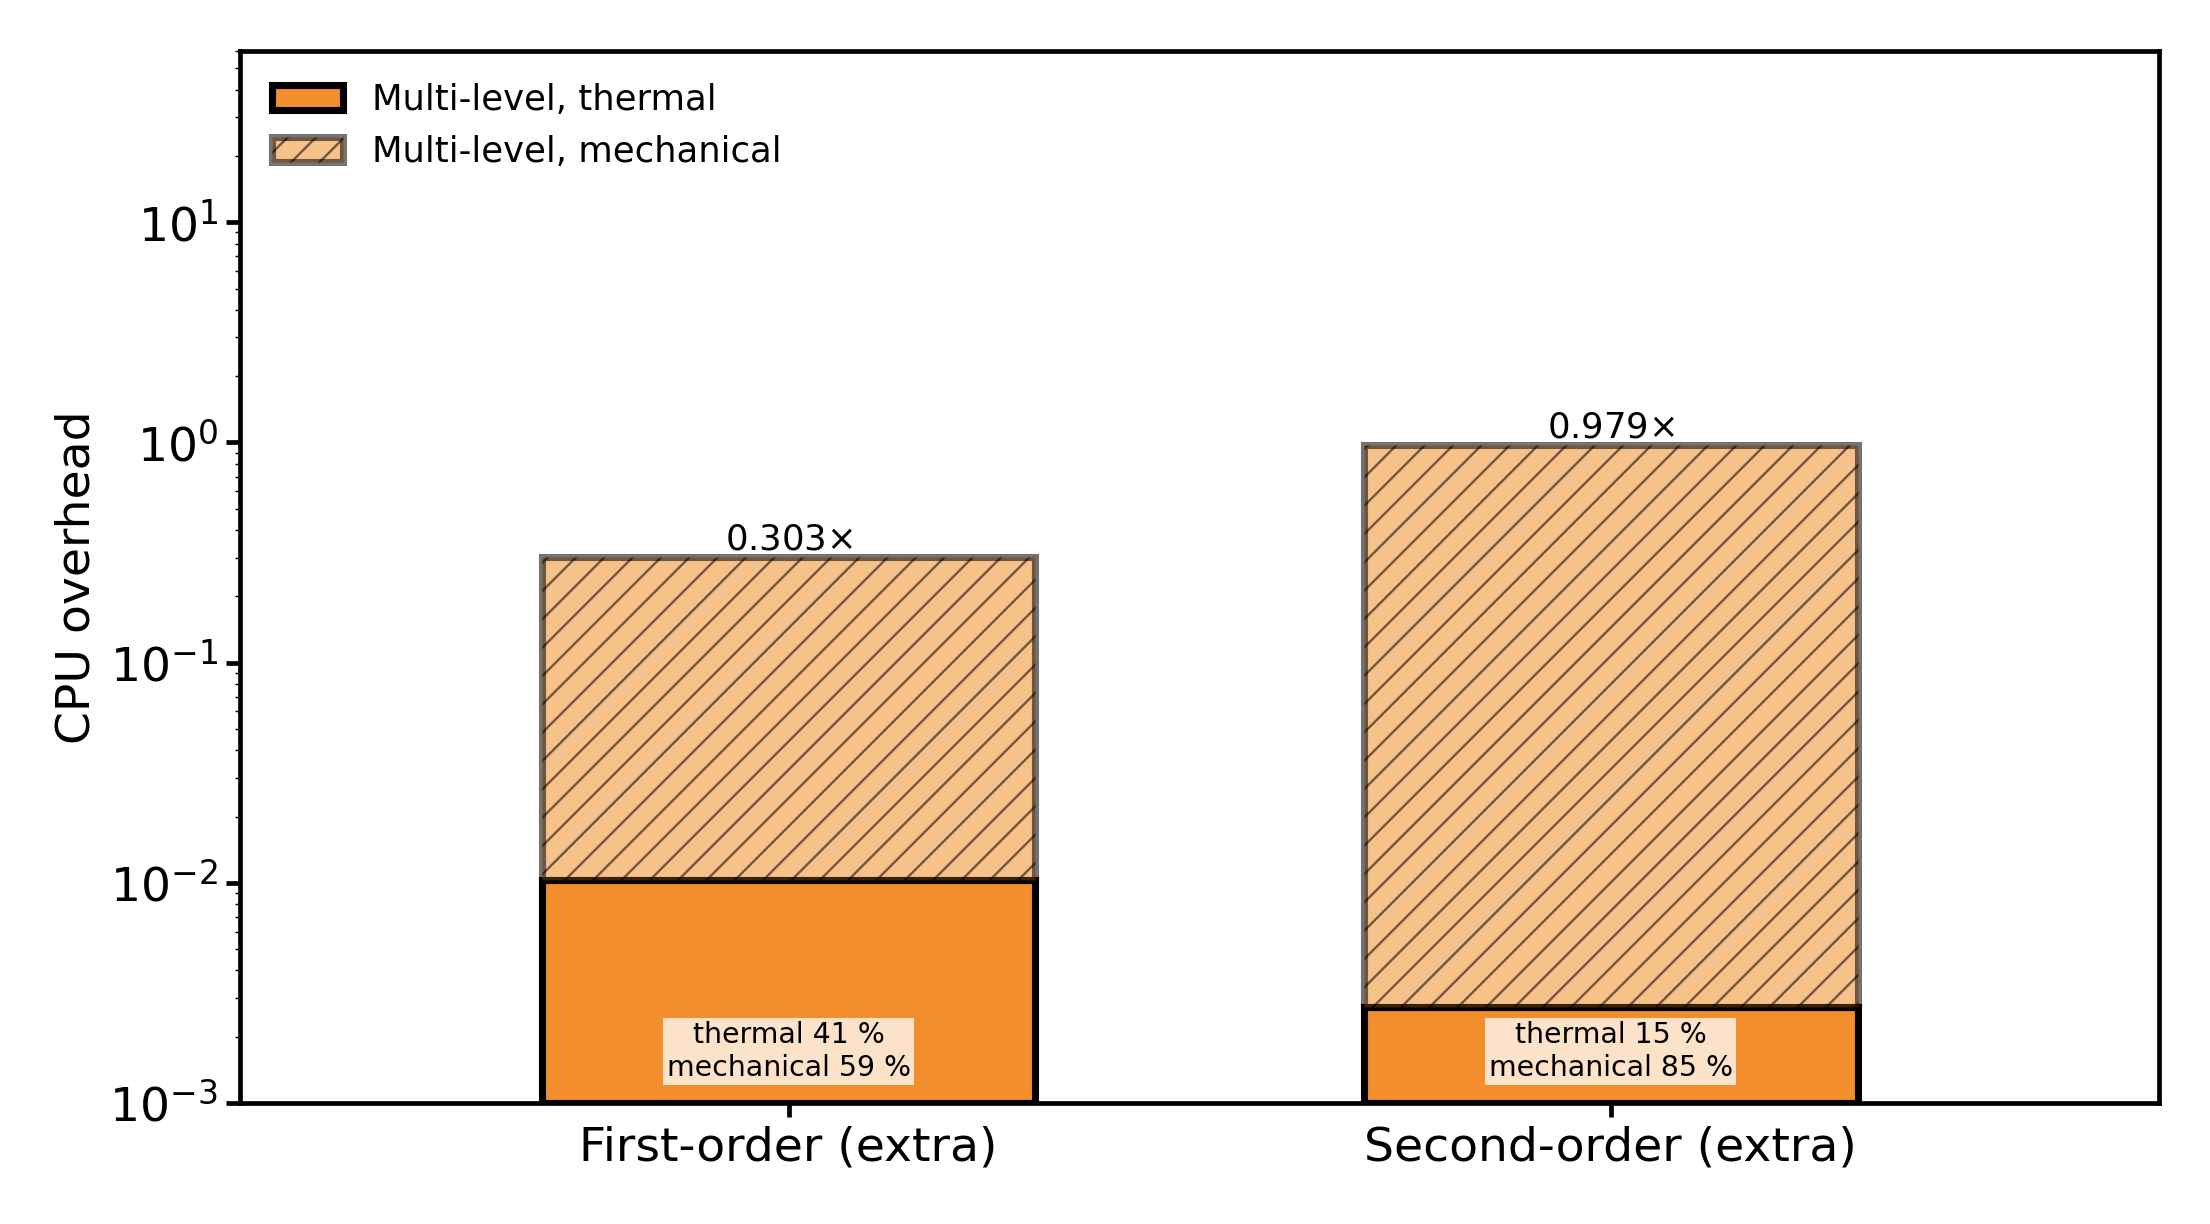

Reproduce this figure in Python.
"""CPU-overhead figure (extra cost of each derivative order / SINGLE-LEVEL nominal run, common reference for both), single-level vs multi-level.  Single-level split recovered from the reference figures
(overhead 0.998x / 1.78x with thermal 82 % / 53 %, totals 12.3 h / 23.3 h, thermal 80 % / 67 %).  Multi-level: thermal parts divided by the measured thermal speed-up (6145 s / 927 s), mechanical unchanged.  usage: fig_overhead_ref.py OUT"""
import sys, numpy as np, matplotlib; matplotlib.use("Agg"); import matplotlib.pyplot as plt
out = sys.argv[1]; ST = 6145.0 / 927.0
tot1, tot2 = 12.3, 23.3; th1_tot, th2_tot = 0.80 * tot1, 0.67 * tot2
o1, o2, f1, f2 = 0.998, 1.78, 0.82, 0.53          # overheads and thermal share of each extra
N = ((tot2 - tot1) / o2 + tot1 / (1 + o1)) / 2    # nominal run [h], two consistent estimates averaged
e1 = (f1 * o1 * N, (1 - f1) * o1 * N); e2 = (f2 * o2 * N, (1 - f2) * o2 * N)   # extra [h] (thermal, mechanical)
th0 = th1_tot - e1[0]; me0 = tot1 * 0.20 - e1[1]                                 # nominal split [h]
M0 = th0 / ST + me0; E1 = (e1[0] / ST, e1[1]); E2 = (e2[0] / ST, e2[1])
S = [(e1[0] / N, e1[1] / N), (e2[0] / N, e2[1] / N)]; M = [(E1[0] / N, E1[1] / N), (E2[0] / N, E2[1] / N)]   # same reference for both: the single-level nominal run
plt.rcParams.update({"font.size": 20, "axes.linewidth": 2}); ORANGE, BLUE = "#f28e2b", "#2b7bba"; ymin = 1e-3
def stacked(ax, x, th, me, col, lt, lm):
    tot = th + me; b = np.exp(np.log(ymin) + (np.log(tot) - np.log(ymin)) * th / tot)
    ax.bar(x, b - ymin, bottom=ymin, width=0.36, color=col, edgecolor="black", linewidth=3, label=lt)
    ax.bar(x, tot - b, bottom=b, width=0.36, color=col, edgecolor="black", linewidth=3, hatch="//", alpha=0.55, label=lm)
    ax.text(x, tot, f"{tot:.3g}$\\times$", ha="center", va="bottom", fontsize=15)
    ax.text(x, ymin * 1.25, "thermal %.0f %%\nmechanical %.0f %%" % (100 * th / tot, 100 * me / tot), ha="center", va="bottom", fontsize=12, bbox=dict(fc="white", ec="none", alpha=0.75, pad=1.5))
f, ax = plt.subplots(figsize=(13, 7.2))
for g in range(2):
    stacked(ax, g * 0.6, *M[g], ORANGE, "Multi-level, thermal" if g == 0 else None, "Multi-level, mechanical" if g == 0 else None)
ax.set_yscale("log"); ax.set_ylim(ymin, 60); ax.set_xticks([0, 0.6]); ax.set_xlim(-0.4, 1.0); ax.set_xticklabels(["First-order (extra)", "Second-order (extra)"]); ax.set_ylabel("CPU overhead"); ax.tick_params(width=2, length=6)
ax.legend(loc="upper left", frameon=False, fontsize=15); f.tight_layout(); f.savefig(out + ".png", dpi=170)
